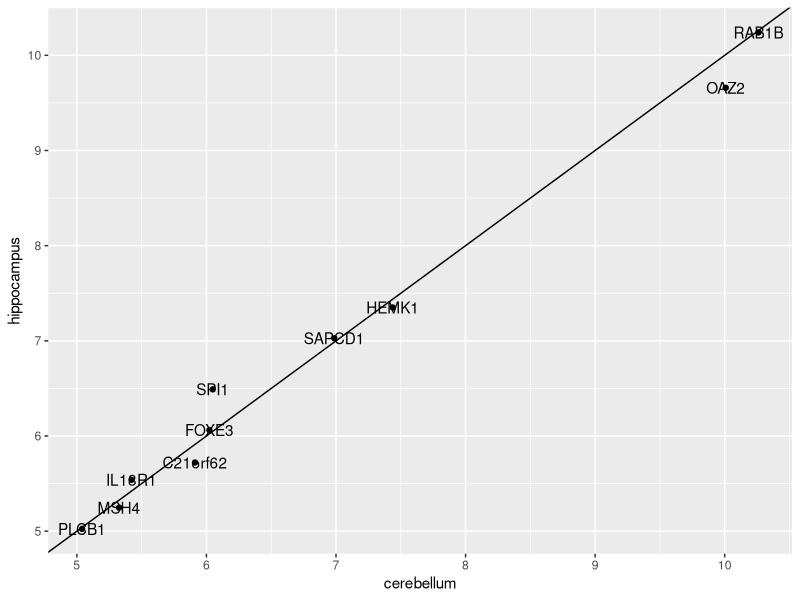
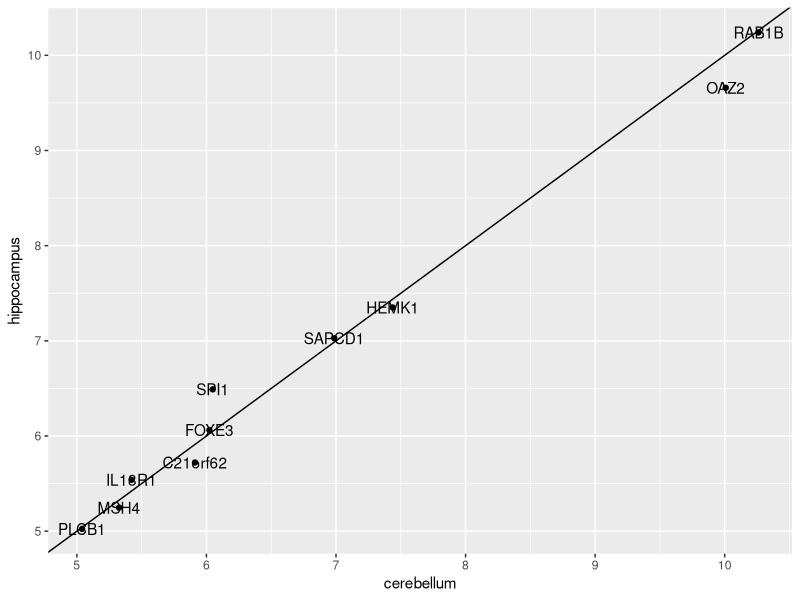
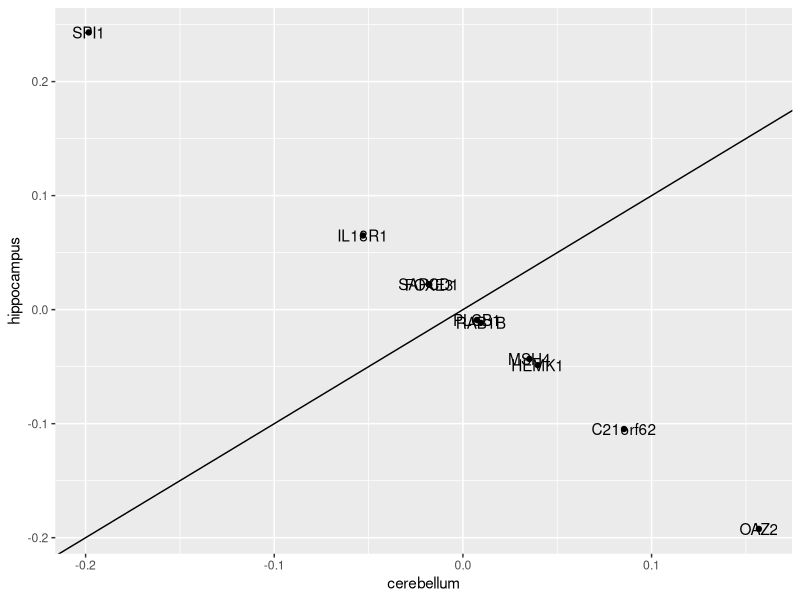
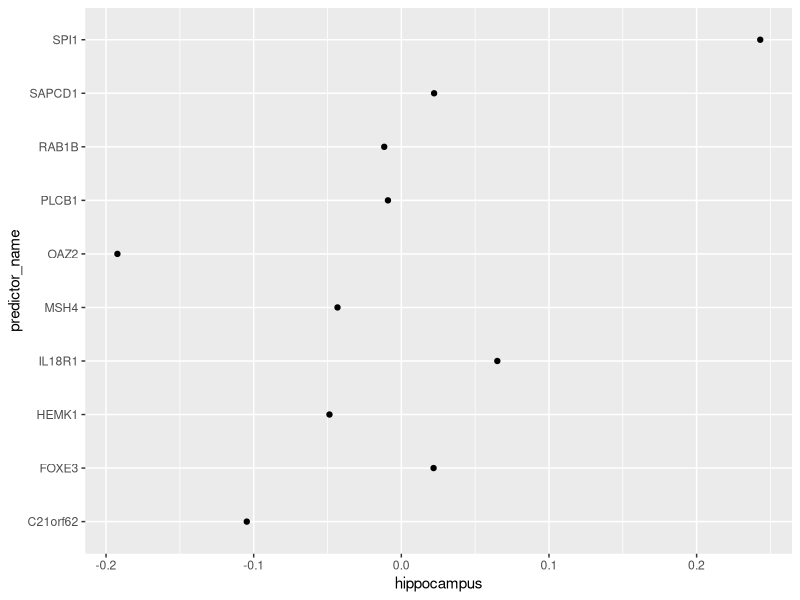
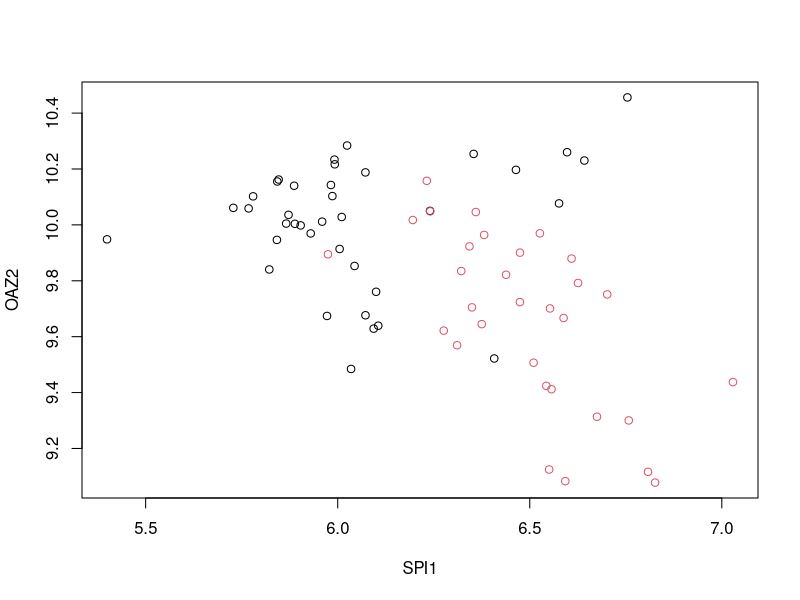

These figures' R source, in order:
library(dslabs)
library(caret)
library(purrr)
library(tidyverse)
data("tissue_gene_expression")

set.seed(1993, sample.kind="Rounding")
ind <- which(tissue_gene_expression$y %in% c("cerebellum", "hippocampus"))
y <- droplevels(tissue_gene_expression$y[ind])
x <- tissue_gene_expression$x[ind, ]
x <- x[, sample(ncol(x), 10)]

# Q1
fit_lda <- train(x, y, method = "lda")
fit_lda$results["Accuracy"]

# Q2
t(fit_lda$finalModel$means) %>% data.frame() %>%
  mutate(predictor_name = rownames(.)) %>%
  ggplot(aes(cerebellum, hippocampus, label = predictor_name)) +
  geom_point() +
  geom_text() +
  geom_abline()

# Q3
library(dslabs)      
library(caret)
data("tissue_gene_expression")

set.seed(1993, sample.kind="Rounding")
ind <- which(tissue_gene_expression$y %in% c("cerebellum", "hippocampus"))
y <- droplevels(tissue_gene_expression$y[ind])
x <- tissue_gene_expression$x[ind, ]
x <- x[, sample(ncol(x), 10)]

fit_lda <- train(x, y, method = "qda")
fit_lda$results["Accuracy"]

# Q4
t(fit_lda$finalModel$means) %>% data.frame() %>%
  mutate(predictor_name = rownames(.)) %>%
  ggplot(aes(cerebellum, hippocampus, label = predictor_name)) +
  geom_point() +
  geom_text() +
  geom_abline()

# Q5
fit_lda <- train(x, y, method = "lda", preProcess = "center")
fit_lda$results["Accuracy"]

t(fit_lda$finalModel$means) %>% data.frame() %>%
  mutate(predictor_name = rownames(.)) %>%
  ggplot(aes(cerebellum, hippocampus, label = predictor_name)) +
  geom_point() +
  geom_text() +
  geom_abline()

t(fit_lda$finalModel$means) %>% data.frame() %>%
  mutate(predictor_name = rownames(.)) %>%
  ggplot(aes(predictor_name, hippocampus)) +
  geom_point() +
  coord_flip()

d <- apply(fit_lda$finalModel$means, 2, diff)
ind <- order(abs(d), decreasing = TRUE)[1:2]
plot(x[, ind], col = y)

# Q6
library(dslabs)      
library(caret)
data("tissue_gene_expression")

set.seed(1993, sample.kind="Rounding")
y <- tissue_gene_expression$y
x <- tissue_gene_expression$x
x <- x[, sample(ncol(x), 10)]

fit_lda <- train(x, y, method = "lda", preProcess = "center")
fit_lda$results["Accuracy"]

confusionMatrix(fit_lda)
